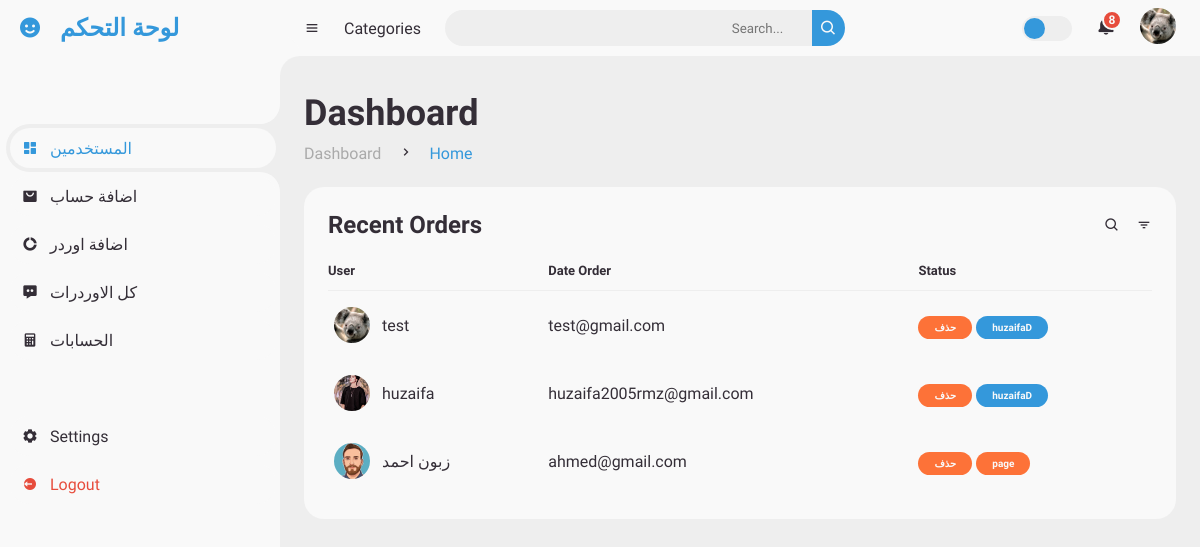
Page /controle/col.php (signed in) on the earlier database version.
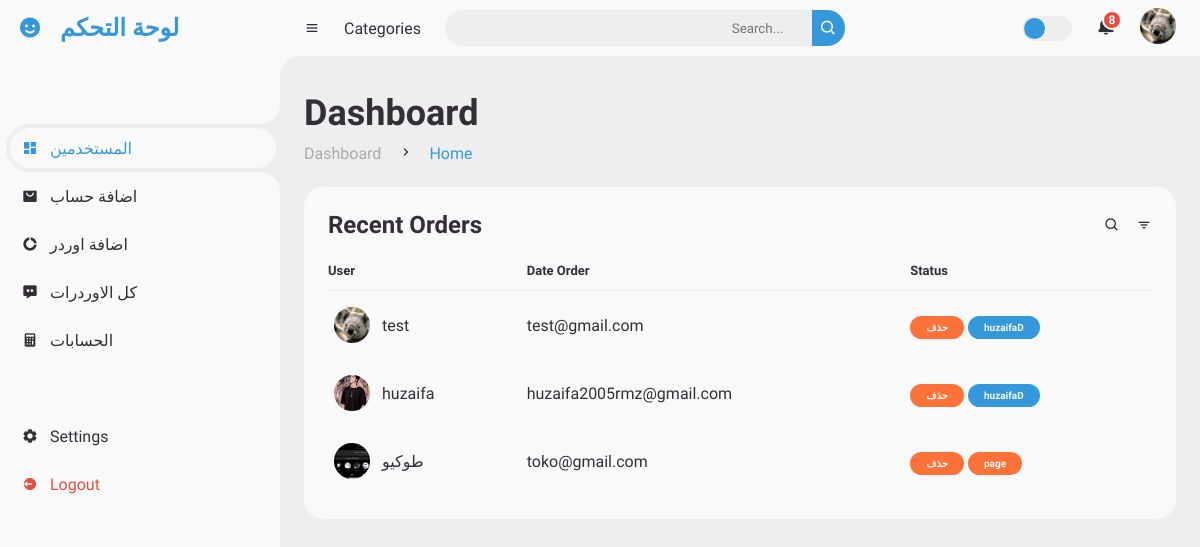
Same page on the later database version.
### tables this page shows
CREATE TABLE `user_form` (
  `id` int(100) NOT NULL,
  `name` varchar(100) NOT NULL,
  `email` varchar(100) NOT NULL,
  `password` varchar(100) NOT NULL,
  `image` varchar(100) NOT NULL,
  `usertype` varchar(255) NOT NULL
);

### controle/col.php (the view, shortened to what this page needs)
<?php
include '../login/config.php';
$user_id = $_SESSION['user_id'];
?>
								   <?php
							        $sqlimg = "SELECT * FROM `user_form` WHERE id = '$user_id'";
							        $resultimg = mysqli_query($conn, $sqlimg);
							         $img = mysqli_fetch_assoc($resultimg);
       								 ?>
<!DOCTYPE html>
<html lang="en">
<head>
	<link href='https://unpkg.com/boxicons@2.0.9/css/boxicons.min.css' rel='stylesheet'>
	<link rel="stylesheet" href="html/style.css?v=<?php echo time(); ?>">
</head>
<body>
	<section id="sidebar">
		<a href="col.php" class="brand">
			<i class='bx bxs-smile'></i>
			<span class="text">لوحة التحكم</span>
		</a>
		<ul class="side-menu top">
			<li class="active">
				<a href="conl.php">
					<i class='bx bxs-dashboard' ></i>
					<span class="text">المستخدمين</span>
				</a>
			</li>
			<li>
				<a href="addAccunt.php">
					<i class='bx bxs-shopping-bag-alt' ></i>
					<span class="text">اضافة حساب </span>
				</a>
			</li>
			<li>
				<a href="create-new-order.php">
					<i class='bx bxs-doughnut-chart' ></i>
					<span class="text">اضافة اوردر</span>
				</a>
			</li>
			<li>
				<a href="index.php">
					<i class='bx bxs-message-dots' ></i>
					<span class="text">كل الاوردرات </span>
				</a>
			</li>
			<li>
				<a href="accuntit.php">
				<i class='bx bxs-calculator'></i>
					<span class="text">الحسابات   </span>
				</a>
			</li>
		</ul>
		<ul class="side-menu">
			<li>
				<a href="../login/Home.php">
					<i class='bx bxs-cog' ></i>
					<span class="text">Settings</span>
				</a>
			</li>
			<li>
				<a href="../login/Home.php" class="logout">
					<i class='bx bxs-log-out-circle' ></i>
					<span class="text">Logout</span>
				</a>
			</li>
		</ul>
	</section>
	<section id="content">
		<nav>
			<i class='bx bx-menu' ></i>
			<a href="#" class="nav-link">Categories</a>
			<form action="saerch.php" method="POST">
				<div class="form-input">
					<input type="search" placeholder="Search..." name="saerchInput">
					<button type="submit" class="search-btn"><i class='bx bx-search' ></i></button>
				</div>
			</form>
			<label for="switch-mode" class="switch-mode"></label>
			<a href="#" class="notification">
				<span class="num">8</span>
			</a>
			<a href="#" class="profile">
				<img src="../login/uploaded_img/<?php echo $img['image'] ?>">
			</a>
		</nav>
		<main>
			<div class="head-title">
				<div class="left">
					<h1>Dashboard</h1>
					<ul class="breadcrumb">
						<li>
							<a href="#">Dashboard</a>
						</li>
						<li><i class='bx bx-chevron-right' ></i></li>
						<li>
							<a class="active" href="#">Home</a>
						</li>
					</ul>
				</div>
			</div>
			<div class="table-data">
				<div class="order">
					<div class="head">
						<h3>Recent Orders</h3>
						<i class='bx bx-search' ></i>
						<i class='bx bx-filter' ></i>
					</div>
					<table>
						<thead>
							<tr>
								<th>User</th>
								<th>Date Order</th>
								<th>Status</th>
							</tr>
						</thead>
								   <?php
							        $sql = "SELECT * FROM `user_form` ";
							        $result = mysqli_query($conn, $sql);
							        while ($row = mysqli_fetch_assoc($result)) {
       								 ?>
						<tbody>
							<tr>
								<td>
									<img src="../login/uploaded_img/<?php echo $row['image'] ?>">
									<p><?php echo $row['name'] ?></p>
								</td>
								<td><?php echo $row['email'] ?></td>
								<td><a href="delete-user.php?id=<?php echo $row['id'] ?>" > <span class="status pending">حذف</span></a>
									<span class="status <?php
								 if($row['usertype'] === "huzaifaD"){
								 	echo "completed";
								 }elseif ($row['usertype'] === "page") {
								 	echo "pending";
								 } else {
								 	echo "process";
								 }
								  ?>"><?php echo $row['usertype']
								?></span>
								</td>
							</tr>
						<?php } ?>
						</tbody>
					</table>
				</div>
			</div>
		</main>
	</section>
</body>
</html>

Differences in the rows shown:
removed user_form: image (picture), name "زبون احمد", email "ahmed@gmail.com", usertype "page"
added user_form: image (picture), name "طوكيو", email "toko@gmail.com", usertype "page"
